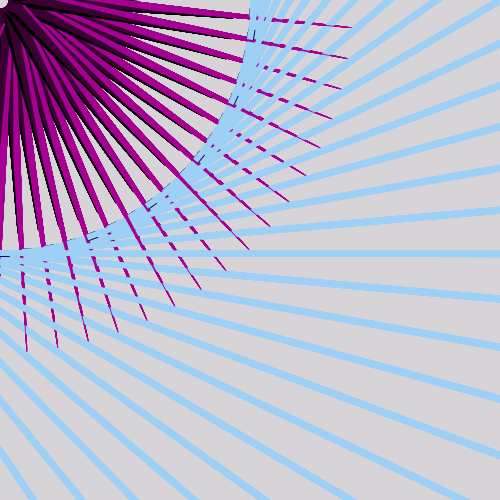
Frame 1 (no input)
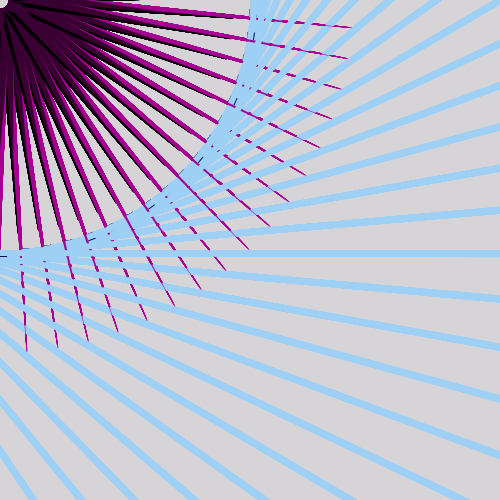
Frame 60 (the mouse pressed at the canvas centre just before this capture)
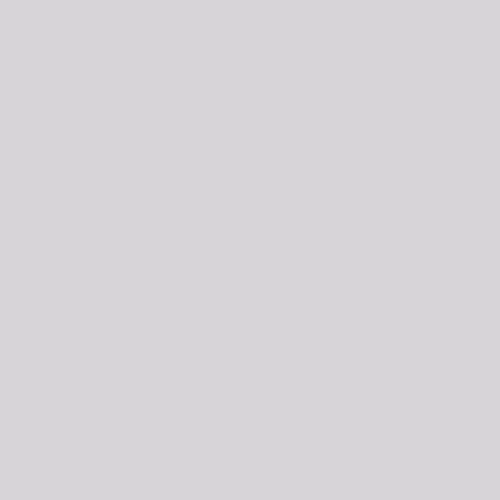
Frame 120 (the mouse held since frame 60 and released just before this capture)

The Processing sketch that drew these frames (run headless with seeded random() and noise(); from frame 60 on, the mouse is pressed at the canvas centre):

// Processing sketch: processing_4035
// ── processing_4035.pde

/** Proyecto Final Lenguaje Computacional 0
* Autor: Consuelo Encina
* Basado en Remasterised Shining Star por Pablo Andres Carrasco Toledo
* Taller de Diseño - Primer Año
* 25. 08. 2009
*/

//** Esta composición consta de una composición circular que rota constantemente. Es guiada por el movimiento del mouse, variando tanto su diametro como su extensión.*/
//** La gama cromática se desenvuelve basicamente en colores pasteles, habiendo solo un par de ellos los que contrastan, el fucsia y el burdeo. Todos los colores se entrelazan entre si formando divrsos tejidos y efectos. Al hacer click en cualquier parte del Sketch, la animación desaparece.*/


float sep, nn, n, m, s;  
  
void setup(){  
 sep = 7;  
  nn = 20;  
  n=0; 
  m=millis(); 
  s=5; 
  size(500, 500);  
   
}  
  
void draw(){  
 noiseSeed(150);  
  n+=0.06; 
  s+=0.04; 
  
  background(215, 212, 216); //lila 
  for(float y =sep; y <= width-3*sep; y += nn/10){  
    for(float x = sep+20; x <= height-sep/2; x += 2.0*nn){  
 float N = noise(n); 
 float R = m%70; 
 float S= noise(s); 
    float f;  
      f = dist(mouseX, mouseY, x, y);  
      float diam;  
      diam = map(f, f, width, height, 2);   
      if(mousePressed==false){  
noStroke();  
 
        translate(mouseX*2,mouseY*2);  
        rotate(10);    
        fill(0);  
        triangle(width/3,height/3, 15*S,10,25,16);  
        fill(165, 0, 146); //fucsia 
        triangle(width/2,height/2,6*(6*N),5,10,7);  
 fill(57, 0, 50);  // berenjena
 triangle(width/4,height/4,20,3,7,5);  
     fill(255);  
       
    fill(9, 11, 88); //azul oscuro 
    rect(mouseX,width/2,(15*N),7);  
    fill(158, 208, 245);  // celeste pastel
    rect(mouseY,height/2,4*(f*N),6);  
    
      }  
    }  
  }  
}  
  
  
